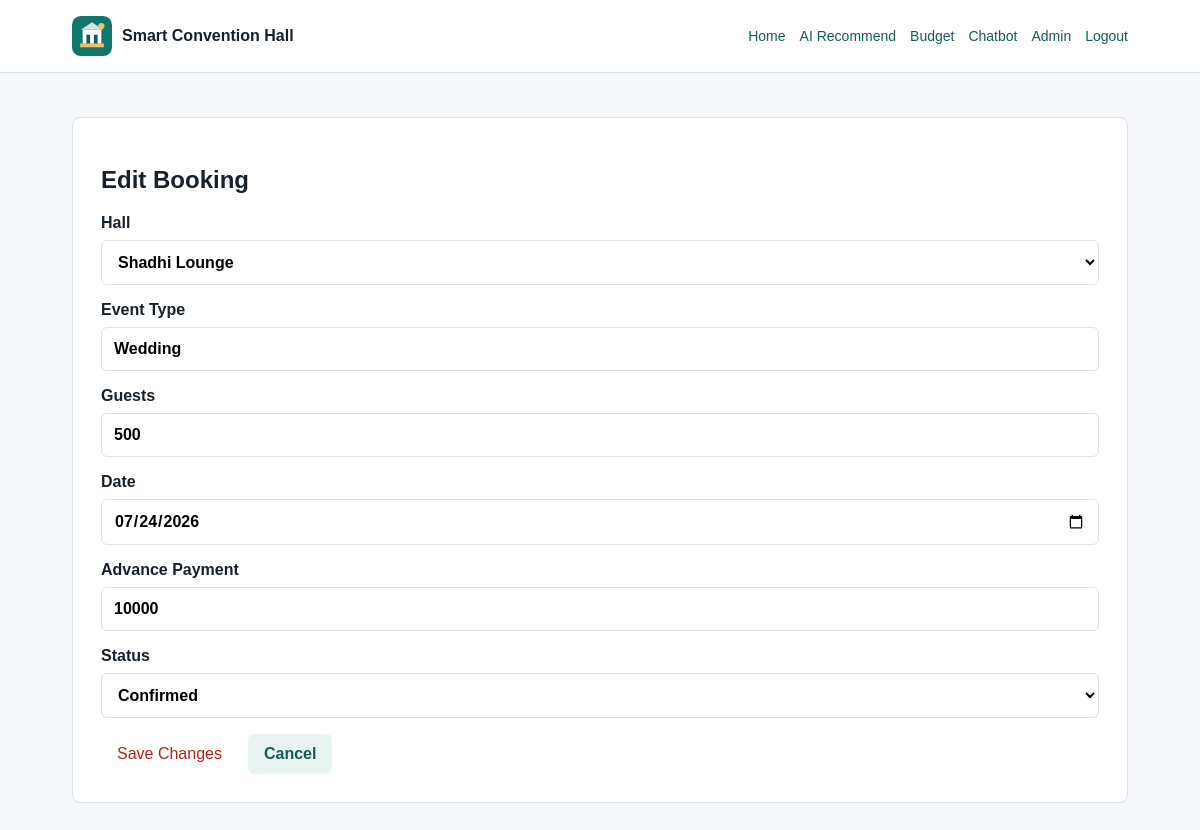
Page /admin/bookings/10/edit (signed in) on the committed database.
### tables this page shows
CREATE TABLE bookings (
            id INTEGER PRIMARY KEY AUTOINCREMENT,
            user_id INTEGER,
            user_name TEXT NOT NULL,
            hall_name TEXT NOT NULL,
            event_type TEXT NOT NULL,
            guests INTEGER NOT NULL,
            booking_date TEXT NOT NULL,
            status TEXT NOT NULL DEFAULT 'Confirmed',
            created_at TEXT NOT NULL, advance_payment INTEGER NOT NULL DEFAULT 0,
            FOREIGN KEY (user_id) REFERENCES users(id)
        );

### app.py (the view, shortened to what this page needs)
@app.route("/admin/bookings/<int:booking_id>/edit", methods=["GET", "POST"])
def admin_edit_booking(booking_id):
    if not admin_required():
        return redirect(url_for("admin_login"))
    booking_data = get_db().execute("SELECT * FROM bookings WHERE id = ?", (booking_id,)).fetchone()
    if booking_data is None:
        flash("Booking not found.", "danger")
        return redirect(url_for("admin"))
    return render_template("admin_edit_booking.html", booking=booking_data, halls=HALLS, min_advance_payment=MIN_ADVANCE_PAYMENT)

### app.py (called while the page is built)
def get_db():
    if "db" not in g:
        g.db = sqlite3.connect(DATABASE)
        g.db.row_factory = sqlite3.Row
    return g.db

@app.before_request
def prepare_database():
    init_db()

def admin_required():
    if "admin_id" not in session:
        flash("Admin login required.", "warning")
        return False
    return True

### templates/admin_edit_booking.html (shortened to what this page needs)
{% extends "base.html" %}
{% block content %}
<section class="form-page">
    <form class="form-card" method="post">
        <h1>Edit Booking</h1>
        <label>Hall
            <select name="hall_name" required>
                {% for hall in halls %}
                <option value="{{ hall.name }}" {% if hall.name == booking.hall_name %}selected{% endif %}>{{ hall.name }}</option>
                {% endfor %}
            </select>
        </label>
        <label>Event Type
            <input name="event_type" value="{{ booking.event_type }}" required>
        </label>
        <label>Guests
            <input type="number" name="guests" value="{{ booking.guests }}" min="1" required>
        </label>
        <label>Date
            <input type="date" name="booking_date" value="{{ booking.booking_date }}" required>
        </label>
        <label>Advance Payment
            <input type="number" name="advance_payment" value="{{ booking.advance_payment }}" min="{{ min_advance_payment }}" step="100" required>
        </label>
        <label>Status
            <select name="status">
                <option value="Confirmed" {% if booking.status == 'Confirmed' %}selected{% endif %}>Confirmed</option>
            </select>
        </label>
        <div class="row-actions">
            <button class="button primary" type="submit">Save Changes</button>
            <a class="button secondary" href="{{ url_for('admin') }}">Cancel</a>
        </div>
    </form>
</section>
{% endblock %}

### static/css/style.css (style rules this page uses)
:root { --ink: #17212b; --muted: #667085; --line: #d9e1ea; --paper: #f6f8fb; --panel: #ffffff; --accent: #0f766e; --accent-dark: #115e59; --gold: #c98a14; --danger: #b42318; }
* { box-sizing: border-box; }
body { margin: 0; font-family: Arial, Helvetica, sans-serif; color: var(--ink); background: var(--paper); }
a { color: var(--accent-dark); text-decoration: none; }
.nav-button, .button { border: 0; border-radius: 6px; cursor: pointer; display: inline-flex; align-items: center; justify-content: center; min-height: 40px; padding: 10px 16px; font-weight: 700; }
.primary { background: var(--accent); color: white; }
.secondary, .nav-button { background: #e7f4f2; color: var(--accent-dark); }
.hero-panel, .info-card, .form-card, .table-card, .card, .stats div { background: var(--panel); border: 1px solid var(--line); border-radius: 8px; }
.section, .form-page { padding: 44px 6vw; }
.form-page { display: flex; justify-content: center; }
.form-card, .info-card { width: 100%; padding: 28px; }
label { display: grid; gap: 8px; margin: 16px 0; font-weight: 700; }
input, select, textarea { width: 100%; border: 1px solid var(--line); border-radius: 6px; padding: 12px; font: inherit; background: white; }
.row-actions { display: flex; align-items: center; gap: 10px; }
.row-actions button { border: 0; background: transparent; color: var(--danger); cursor: pointer; font: inherit; }

### rows in the picture
bookings: hall_name "Shadhi Lounge", event_type "Wedding", guests "500", booking_date "07/24/2026", advance_payment "10000", status "Confirmed"
